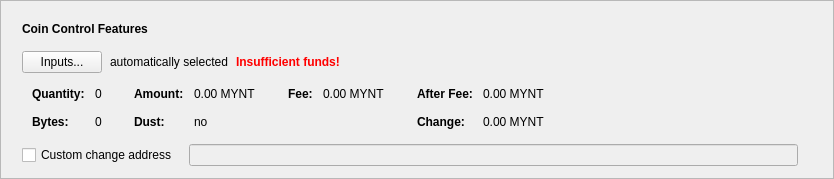
      <widget class="QFrame" name="frameCoinControl">
       <property name="sizePolicy">
        <sizepolicy hsizetype="Expanding" vsizetype="Fixed">
         <horstretch>0</horstretch>
         <verstretch>0</verstretch>
        </sizepolicy>
       </property>
       <property name="frameShape">
        <enum>QFrame::StyledPanel</enum>
       </property>
       <property name="frameShadow">
        <enum>QFrame::Raised</enum>
       </property>
       <layout class="QVBoxLayout" name="verticalLayout_2">
        <item>
         <layout class="QVBoxLayout" name="verticalLayoutCoinControl" stretch="0,0,0,0,0">
          <property name="spacing">
           <number>0</number>
          </property>
          <property name="sizeConstraint">
           <enum>QLayout::SetDefaultConstraint</enum>
          </property>
          <property name="leftMargin">
           <number>10</number>
          </property>
          <property name="topMargin">
           <number>10</number>
          </property>
          <item>
           <layout class="QHBoxLayout" name="horizontalLayoutCoinControl1">
            <property name="bottomMargin">
             <number>15</number>
            </property>
            <item>
             <widget class="QLabel" name="labelCoinControlFeatures">
              <property name="sizePolicy">
               <sizepolicy hsizetype="Preferred" vsizetype="Maximum">
                <horstretch>0</horstretch>
                <verstretch>0</verstretch>
               </sizepolicy>
              </property>
              <property name="font">
               <font>
                <weight>75</weight>
                <bold>true</bold>
               </font>
              </property>
              <property name="styleSheet">
               <string notr="true">font-weight:bold;</string>
              </property>
              <property name="text">
               <string>Coin Control Features</string>
              </property>
             </widget>
            </item>
           </layout>
          </item>
          <item>
           <layout class="QHBoxLayout" name="horizontalLayoutCoinControl2" stretch="0,0,0,0">
            <property name="spacing">
             <number>8</number>
            </property>
            <property name="bottomMargin">
             <number>10</number>
            </property>
            <item>
             <widget class="QPushButton" name="pushButtonCoinControl">
              <property name="styleSheet">
               <string notr="true"/>
              </property>
              <property name="text">
               <string>Inputs...</string>
              </property>
              <property name="autoDefault">
               <bool>false</bool>
              </property>
             </widget>
            </item>
            <item>
             <widget class="QLabel" name="labelCoinControlAutomaticallySelected">
              <property name="text">
               <string>automatically selected</string>
              </property>
              <property name="margin">
               <number>5</number>
              </property>
             </widget>
            </item>
            <item>
             <widget class="QLabel" name="labelCoinControlInsuffFunds">
              <property name="font">
               <font>
                <weight>75</weight>
                <bold>true</bold>
               </font>
              </property>
              <property name="styleSheet">
               <string notr="true">color:red;font-weight:bold;</string>
              </property>
              <property name="text">
               <string>Insufficient funds!</string>
              </property>
              <property name="margin">
               <number>5</number>
              </property>
             </widget>
            </item>
            <item>
             <spacer name="horizontalSpacerCoinControl">
              <property name="orientation">
               <enum>Qt::Horizontal</enum>
              </property>
              <property name="sizeHint" stdset="0">
               <size>
                <width>40</width>
                <height>1</height>
               </size>
              </property>
             </spacer>
            </item>
           </layout>
          </item>
          <item>
           <widget class="QWidget" name="widgetCoinControl" native="true">
            <property name="sizePolicy">
             <sizepolicy hsizetype="Preferred" vsizetype="Preferred">
              <horstretch>0</horstretch>
              <verstretch>0</verstretch>
             </sizepolicy>
            </property>
            <property name="minimumSize">
             <size>
              <width>0</width>
              <height>0</height>
             </size>
            </property>
            <property name="styleSheet">
             <string notr="true"/>
            </property>
            <layout class="QHBoxLayout" name="horizontalLayoutCoinControl5">
             <property name="leftMargin">
              <number>0</number>
             </property>
             <property name="topMargin">
              <number>0</number>
             </property>
             <property name="rightMargin">
              <number>0</number>
             </property>
             <property name="bottomMargin">
              <number>0</number>
             </property>
             <item>
              <layout class="QHBoxLayout" name="horizontalLayoutCoinControl3" stretch="0,0,0,1">
               <property name="spacing">
                <number>20</number>
               </property>
               <property name="topMargin">
                <number>0</number>
               </property>
               <property name="bottomMargin">
                <number>10</number>
               </property>
               <item>
                <layout class="QFormLayout" name="formLayoutCoinControl1">
                 <property name="horizontalSpacing">
                  <number>10</number>
                 </property>
                 <property name="verticalSpacing">
                  <number>14</number>
                 </property>
                 <property name="leftMargin">
                  <number>10</number>
                 </property>
                 <property name="topMargin">
                  <number>4</number>
                 </property>
                 <property name="rightMargin">
                  <number>6</number>
                 </property>
                 <item row="0" column="0">
                  <widget class="QLabel" name="labelCoinControlQuantityText">
                   <property name="font">
                    <font>
                     <weight>75</weight>
                     <bold>true</bold>
                    </font>
                   </property>
                   <property name="text">
                    <string>Quantity:</string>
                   </property>
                   <property name="margin">
                    <number>0</number>
                   </property>
                  </widget>
                 </item>
                 <item row="0" column="1">
                  <widget class="QLabel" name="labelCoinControlQuantity">
                   <property name="cursor">
                    <cursorShape>IBeamCursor</cursorShape>
                   </property>
                   <property name="contextMenuPolicy">
                    <enum>Qt::ActionsContextMenu</enum>
                   </property>
                   <property name="text">
                    <string notr="true">0</string>
                   </property>
                   <property name="margin">
                    <number>0</number>
                   </property>
                   <property name="textInteractionFlags">
                    <set>Qt::LinksAccessibleByMouse|Qt::TextSelectableByKeyboard|Qt::TextSelectableByMouse</set>
                   </property>
                  </widget>
                 </item>
                 <item row="1" column="0">
                  <widget class="QLabel" name="labelCoinControlBytesText">
                   <property name="font">
                    <font>
                     <weight>75</weight>
                     <bold>true</bold>
                    </font>
                   </property>
                   <property name="text">
                    <string>Bytes:</string>
                   </property>
                  </widget>
                 </item>
                 <item row="1" column="1">
                  <widget class="QLabel" name="labelCoinControlBytes">
                   <property name="cursor">
                    <cursorShape>IBeamCursor</cursorShape>
                   </property>
                   <property name="contextMenuPolicy">
                    <enum>Qt::ActionsContextMenu</enum>
                   </property>
                   <property name="text">
                    <string notr="true">0</string>
                   </property>
                   <property name="textInteractionFlags">
                    <set>Qt::LinksAccessibleByMouse|Qt::TextSelectableByKeyboard|Qt::TextSelectableByMouse</set>
                   </property>
                  </widget>
                 </item>
                </layout>
               </item>
               <item>
                <layout class="QFormLayout" name="formLayoutCoinControl2">
                 <property name="horizontalSpacing">
                  <number>10</number>
                 </property>
                 <property name="verticalSpacing">
                  <number>14</number>
                 </property>
                 <property name="leftMargin">
                  <number>6</number>
                 </property>
                 <property name="topMargin">
                  <number>4</number>
                 </property>
                 <property name="rightMargin">
                  <number>6</number>
                 </property>
                 <item row="0" column="0">
                  <widget class="QLabel" name="labelCoinControlAmountText">
                   <property name="font">
                    <font>
                     <weight>75</weight>
                     <bold>true</bold>
                    </font>
                   </property>
                   <property name="text">
                    <string>Amount:</string>
                   </property>
                   <property name="margin">
                    <number>0</number>
                   </property>
                  </widget>
                 </item>
                 <item row="0" column="1">
                  <widget class="QLabel" name="labelCoinControlAmount">
                   <property name="cursor">
                    <cursorShape>IBeamCursor</cursorShape>
                   </property>
                   <property name="contextMenuPolicy">
                    <enum>Qt::ActionsContextMenu</enum>
                   </property>
                   <property name="text">
                    <string notr="true">0.00 MYNT</string>
                   </property>
                   <property name="textInteractionFlags">
                    <set>Qt::LinksAccessibleByMouse|Qt::TextSelectableByKeyboard|Qt::TextSelectableByMouse</set>
                   </property>
                  </widget>
                 </item>
                 <item row="1" column="0">
                  <widget class="QLabel" name="labelCoinControlLowOutputText">
                   <property name="font">
                    <font>
                     <weight>75</weight>
                     <bold>true</bold>
                    </font>
                   </property>
                   <property name="text">
                    <string>Dust:</string>
                   </property>
                  </widget>
                 </item>
                 <item row="1" column="1">
                  <widget class="QLabel" name="labelCoinControlLowOutput">
                   <property name="cursor">
                    <cursorShape>IBeamCursor</cursorShape>
                   </property>
                   <property name="contextMenuPolicy">
                    <enum>Qt::ActionsContextMenu</enum>
                   </property>
                   <property name="text">
                    <string notr="true">no</string>
                   </property>
                   <property name="textInteractionFlags">
                    <set>Qt::LinksAccessibleByMouse|Qt::TextSelectableByKeyboard|Qt::TextSelectableByMouse</set>
                   </property>
                  </widget>
                 </item>
                </layout>
               </item>
               <item>
                <layout class="QFormLayout" name="formLayoutCoinControl3">
                 <property name="horizontalSpacing">
                  <number>10</number>
                 </property>
                 <property name="verticalSpacing">
                  <number>14</number>
                 </property>
                 <property name="leftMargin">
                  <number>6</number>
                 </property>
                 <property name="topMargin">
                  <number>4</number>
                 </property>
                 <property name="rightMargin">
                  <number>6</number>
                 </property>
                 <item row="0" column="0">
                  <widget class="QLabel" name="labelCoinControlFeeText">
                   <property name="font">
                    <font>
                     <weight>75</weight>
                     <bold>true</bold>
                    </font>
                   </property>
                   <property name="text">
                    <string>Fee:</string>
                   </property>
                   <property name="margin">
                    <number>0</number>
                   </property>
                  </widget>
                 </item>
                 <item row="0" column="1">
                  <widget class="QLabel" name="labelCoinControlFee">
                   <property name="cursor">
                    <cursorShape>IBeamCursor</cursorShape>
                   </property>
                   <property name="contextMenuPolicy">
                    <enum>Qt::ActionsContextMenu</enum>
                   </property>
                   <property name="text">
                    <string notr="true">0.00 MYNT</string>
                   </property>
                   <property name="textInteractionFlags">
                    <set>Qt::LinksAccessibleByMouse|Qt::TextSelectableByKeyboard|Qt::TextSelectableByMouse</set>
                   </property>
                  </widget>
                 </item>
                </layout>
               </item>
               <item>
                <layout class="QFormLayout" name="formLayoutCoinControl4">
                 <property name="horizontalSpacing">
                  <number>10</number>
                 </property>
                 <property name="verticalSpacing">
                  <number>14</number>
                 </property>
                 <property name="leftMargin">
                  <number>6</number>
                 </property>
                 <property name="topMargin">
                  <number>4</number>
                 </property>
                 <property name="rightMargin">
                  <number>6</number>
                 </property>
                 <item row="0" column="0">
                  <widget class="QLabel" name="labelCoinControlAfterFeeText">
                   <property name="font">
                    <font>
                     <weight>75</weight>
                     <bold>true</bold>
                    </font>
                   </property>
                   <property name="text">
                    <string>After Fee:</string>
                   </property>
                   <property name="margin">
                    <number>0</number>
                   </property>
                  </widget>
                 </item>
                 <item row="0" column="1">
                  <widget class="QLabel" name="labelCoinControlAfterFee">
                   <property name="cursor">
                    <cursorShape>IBeamCursor</cursorShape>
                   </property>
                   <property name="contextMenuPolicy">
                    <enum>Qt::ActionsContextMenu</enum>
                   </property>
                   <property name="text">
                    <string notr="true">0.00 MYNT</string>
                   </property>
                   <property name="textInteractionFlags">
                    <set>Qt::LinksAccessibleByMouse|Qt::TextSelectableByKeyboard|Qt::TextSelectableByMouse</set>
                   </property>
                  </widget>
                 </item>
                 <item row="1" column="0">
                  <widget class="QLabel" name="labelCoinControlChangeText">
                   <property name="font">
                    <font>
                     <weight>75</weight>
                     <bold>true</bold>
                    </font>
                   </property>
                   <property name="text">
                    <string>Change:</string>
                   </property>
                  </widget>
                 </item>
                 <item row="1" column="1">
                  <widget class="QLabel" name="labelCoinControlChange">
                   <property name="cursor">
                    <cursorShape>IBeamCursor</cursorShape>
                   </property>
                   <property name="contextMenuPolicy">
                    <enum>Qt::ActionsContextMenu</enum>
                   </property>
                   <property name="text">
                    <string notr="true">0.00 MYNT</string>
                   </property>
                   <property name="textInteractionFlags">
                    <set>Qt::LinksAccessibleByMouse|Qt::TextSelectableByKeyboard|Qt::TextSelectableByMouse</set>
                   </property>
                  </widget>
                 </item>
                </layout>
               </item>
              </layout>
             </item>
            </layout>
           </widget>
          </item>
          <item>
           <layout class="QHBoxLayout" name="horizontalLayoutCoinControl4" stretch="0,0,0">
            <property name="spacing">
             <number>12</number>
            </property>
            <property name="sizeConstraint">
             <enum>QLayout::SetDefaultConstraint</enum>
            </property>
            <property name="topMargin">
             <number>5</number>
            </property>
            <property name="rightMargin">
             <number>5</number>
            </property>
            <item>
             <widget class="QCheckBox" name="checkBoxCoinControlChange">
              <property name="toolTip">
               <string>If this is activated, but the change address is empty or invalid, change will be sent to a newly generated address.</string>
              </property>
              <property name="text">
               <string>Custom change address</string>
              </property>
             </widget>
            </item>
            <item>
             <widget class="QValidatedLineEdit" name="lineEditCoinControlChange">
              <property name="enabled">
               <bool>false</bool>
              </property>
              <property name="sizePolicy">
               <sizepolicy hsizetype="Expanding" vsizetype="Fixed">
                <horstretch>0</horstretch>
                <verstretch>0</verstretch>
               </sizepolicy>
              </property>
             </widget>
            </item>
            <item>
             <widget class="QLabel" name="labelCoinControlChangeLabel">
              <property name="sizePolicy">
               <sizepolicy hsizetype="Preferred" vsizetype="Expanding">
                <horstretch>0</horstretch>
                <verstretch>0</verstretch>
               </sizepolicy>
              </property>
              <property name="minimumSize">
               <size>
                <width>0</width>
                <height>0</height>
               </size>
              </property>
              <property name="text">
               <string/>
              </property>
              <property name="margin">
               <number>3</number>
              </property>
             </widget>
            </item>
           </layout>
          </item>
          <item>
           <spacer name="verticalSpacerCoinControl">
            <property name="orientation">
             <enum>Qt::Vertical</enum>
            </property>
            <property name="sizeType">
             <enum>QSizePolicy::Expanding</enum>
            </property>
            <property name="sizeHint" stdset="0">
             <size>
              <width>800</width>
              <height>1</height>
             </size>
            </property>
           </spacer>
          </item>
         </layout>
        </item>
       </layout>
      </widget>
